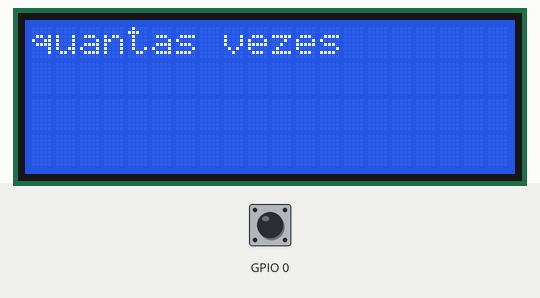
Bench run of a program on a simulated ESP32. Parts: 20×4 character LCD. Inputs (shaded band) come from the test bench; at power-on: GPIO 0 HIGH.

Above: at 1.2 s.
1.3 s: GPIO 0 driven LOW
At 2.1 s:
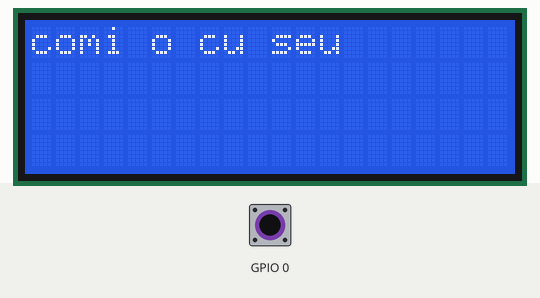
2.8 s: GPIO 0 pulsed HIGH 5 times (0.12 s each, 0.3 s apart)
At 3.09 s:
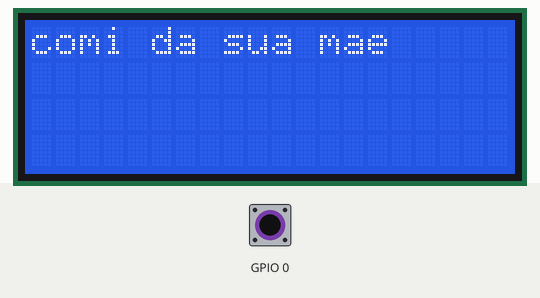
At 3.9 s:
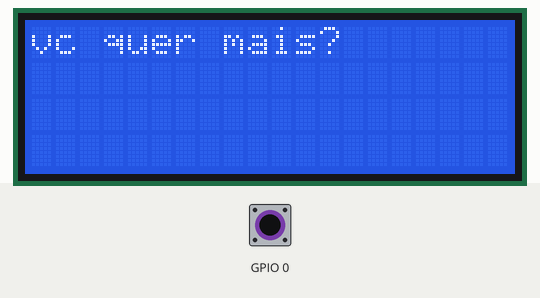
Timing chart, 0 to 5.8 s (numbered marks = the images above; inputs shaded):
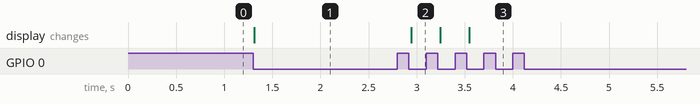

The program:

main.cpp
```cpp
#include <Arduino.h>
#include <LiquidCrystal_I2C.h> //criando o objeto

LiquidCrystal_I2C lcd(0x27,20,4); //adicionando o objeto(instanciano o objeto)

void setup()
{
Serial.begin(115200);
pinMode(0, INPUT);

lcd.init();
lcd.backlight();
lcd.print("quantas vezes");
}

void loop()
{
 static int contagem;
 static bool botaoanterior;
 bool botao = digitalRead(0);

 if(botao == 0 & botaoanterior == 1)  contagem++;

 botaoanterior = botao;

 switch (contagem)
 {
 case 1:
    lcd.setCursor(0,0);
    lcd.print("comi o cu seu");
    break;

    case 2:
    lcd.setCursor(0,0);
    lcd.print("comi da sua mae");
    break;

    case 3:
    lcd.setCursor(0,0);
    lcd.print("comi do seu pai");
    break;
 }
    if(contagem >= 4)
    {
    lcd.setCursor(0,0);
    lcd.print("vc quer mais?  ");
    }

}
```

Measured:
- after the input at 1.3 s, the display: changes at once (image 1)
- after the input at 2.8 s, the display: changes after 0.14 s (image 2)
